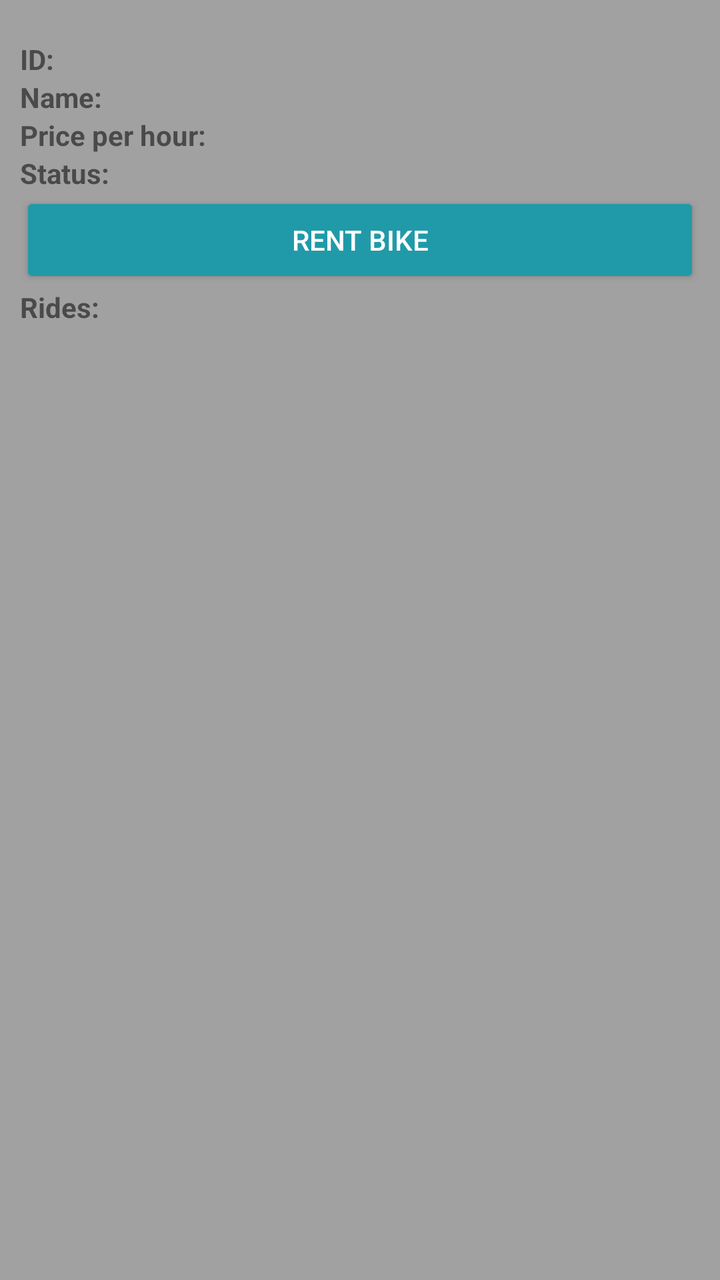
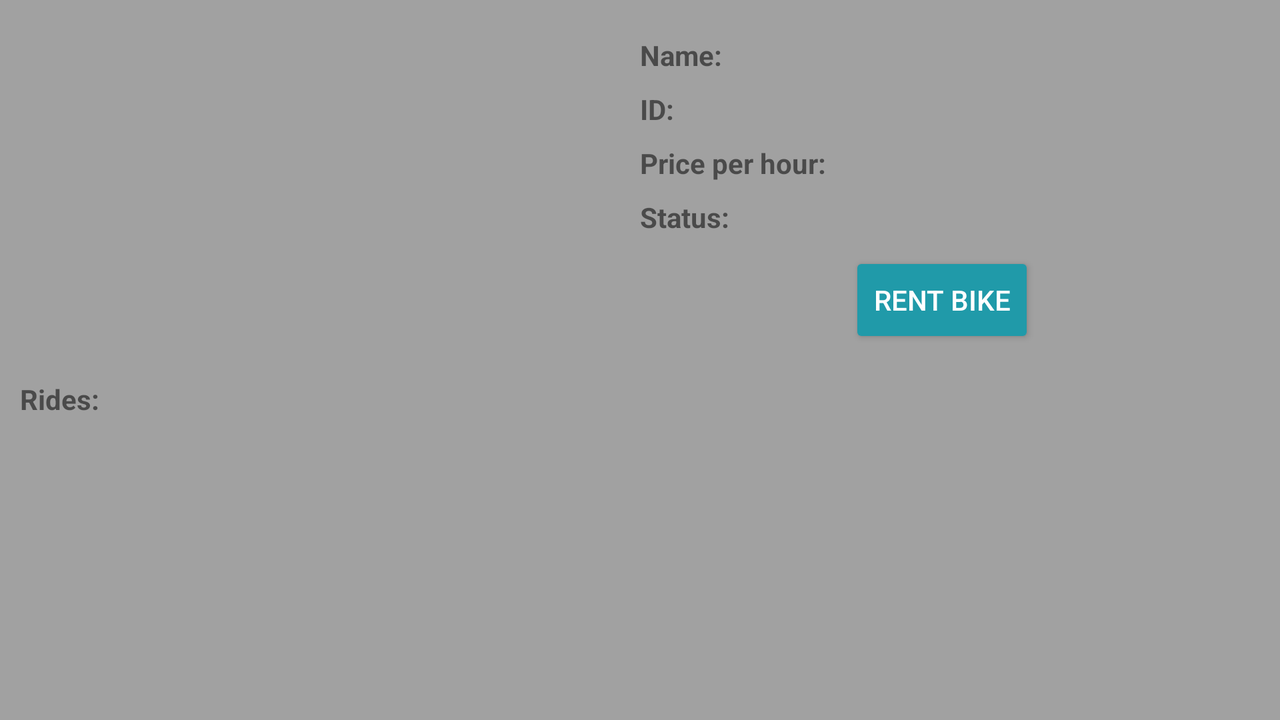

An Android layout and its configuration variant, each rendered on a device that would load it. The default file and the variant file are quoted in full after the pictures.
<!-- AndroidManifest.xml: application theme AppTheme -->
<!-- res/layout/fragment_check_bike.xml -->
<?xml version="1.0" encoding="utf-8"?>

<ScrollView xmlns:android="http://schemas.android.com/apk/res/android"
    android:layout_width="match_parent"
    android:layout_height="match_parent">

    <LinearLayout
        android:layout_width="match_parent"
        android:layout_height="wrap_content"
        android:gravity="center"
        android:orientation="vertical"
        android:padding="10dp">

        <ImageView
            android:id="@+id/imageView_bike_image"
            android:layout_width="match_parent"
            android:layout_height="wrap_content"
            android:adjustViewBounds="true"
            android:contentDescription="image of bike" />

        <Space
            android:layout_width="match_parent"
            android:layout_height="10dp" />

        <LinearLayout
            android:layout_width="match_parent"
            android:layout_height="match_parent"
            android:orientation="horizontal">

            <TextView
                android:layout_width="0dp"
                android:layout_height="wrap_content"
                android:layout_weight="1"
                android:text="@string/id"
                android:textStyle="bold" />

            <TextView
                android:id="@+id/textview_bike_id"
                android:layout_width="match_parent"
                android:layout_height="wrap_content" />
        </LinearLayout>

        <LinearLayout
            android:layout_width="match_parent"
            android:layout_height="match_parent"
            android:orientation="horizontal">

            <TextView
                android:id="@+id/textView2"
                android:layout_width="0dp"
                android:layout_height="wrap_content"
                android:layout_weight="1"
                android:text="@string/name"
                android:textStyle="bold" />

            <TextView
                android:id="@+id/textview_bike_name"
                android:layout_width="match_parent"
                android:layout_height="wrap_content" />
        </LinearLayout>

        <LinearLayout
            android:layout_width="match_parent"
            android:layout_height="match_parent"
            android:orientation="horizontal">

            <TextView
                android:id="@+id/textView3"
                android:layout_width="0dp"
                android:layout_height="wrap_content"
                android:layout_weight="1"
                android:text="@string/price_per_hour"
                android:textStyle="bold" />

            <TextView
                android:id="@+id/textview_price"
                android:layout_width="match_parent"
                android:layout_height="wrap_content" />
        </LinearLayout>

        <LinearLayout
            android:layout_width="match_parent"
            android:layout_height="match_parent"
            android:orientation="horizontal">

            <TextView
                android:id="@+id/textView4"
                android:layout_width="0dp"
                android:layout_height="wrap_content"
                android:layout_weight="1"
                android:text="@string/status"
                android:textStyle="bold" />

            <TextView
                android:id="@+id/textview_status"
                android:layout_width="match_parent"
                android:layout_height="wrap_content" />
        </LinearLayout>

        <LinearLayout
            android:layout_width="match_parent"
            android:layout_height="match_parent"
            android:orientation="horizontal">

            <Button
                android:id="@+id/button_start_ride"
                android:layout_width="0dp"
                android:layout_height="wrap_content"
                android:layout_weight="1"
                android:text="@string/rent_bike" />

        </LinearLayout>
        

        <TextView
            android:id="@+id/textViewRide"
            android:layout_width="match_parent"
            android:layout_height="wrap_content"
            android:text="@string/rides"
            android:textStyle="bold" />

        <android.support.v7.widget.RecyclerView
            android:id="@+id/bike_ride_recycler_view"
            android:layout_width="fill_parent"
            android:layout_height="wrap_content"
            android:textSize="12sp" />

    </LinearLayout>
</ScrollView>
<!-- resources referenced by this layout -->
<resources>
  <string name="id">ID:\u0020</string>
  <string name="name">Name:\u0020</string>
  <string name="price_per_hour">Price per hour:\u0020</string>
  <string name="rent_bike">Rent bike</string>
  <string name="rides">Rides:\u0020</string>
  <string name="status">Status:\u0020</string>
  <style name="AppTheme" parent="Theme.AppCompat.Light.DarkActionBar">
          
          parent="Theme.AppCompat.Light.DarkActionBar"&gt;
          <item name="colorPrimary">@color/colorPrimary</item>
          <item name="colorPrimaryDark">@color/colorPrimaryDark</item>
          <item name="android:windowBackground">@color/windowBackground</item>
          <item name="android:textColorPrimary">@color/textColorPrimary</item>
          <item name="colorAccent">@color/buttonColor</item>
          <item name="android:buttonStyle">@style/Widget.AppCompat.Button.Colored</item>
      </style>
  <color name="colorPrimary">#7C7C7C</color>
  <color name="colorPrimaryDark">#122225</color>
  <color name="windowBackground">#A1A1A1</color>
  <color name="textColorPrimary">#000000</color>
  <color name="buttonColor">#209AA9</color>
</resources>
<!-- res/layout-land/fragment_check_bike.xml (the repository's variant of the layout above) -->
<!-- drawn on the phone turned sideways -->
<?xml version="1.0" encoding="utf-8"?>
<ScrollView xmlns:android="http://schemas.android.com/apk/res/android"
    android:layout_width="match_parent"
    android:layout_height="match_parent">

    <LinearLayout
        android:layout_width="match_parent"
        android:layout_height="wrap_content"
        android:gravity="center"
        android:orientation="vertical"
        android:padding="10dp">

        <LinearLayout
            android:layout_width="match_parent"
            android:layout_height="match_parent"
            android:orientation="horizontal"
            android:padding="8dp"
            android:weightSum="2">

            <ImageView
                android:id="@+id/imageView_bike_image"
                android:layout_width="fill_parent"
                android:layout_height="match_parent"
                android:layout_weight="1"
                android:adjustViewBounds="true"
                android:contentDescription="image of bike"
                android:scaleType="fitCenter" />

            <LinearLayout
                android:layout_width="match_parent"
                android:layout_height="wrap_content"
                android:layout_gravity="center"
                android:layout_weight="1"
                android:gravity="center"
                android:orientation="vertical">


                <LinearLayout
                    android:layout_width="match_parent"
                    android:layout_height="match_parent"
                    android:orientation="horizontal"
                    android:paddingBottom="8dp">

                    <TextView
                        android:id="@+id/textView2"
                        android:layout_width="0dp"
                        android:layout_height="wrap_content"
                        android:layout_weight="1"
                        android:text="@string/name"
                        android:textStyle="bold" />

                    <TextView
                        android:id="@+id/textview_bike_name"
                        android:layout_width="match_parent"
                        android:layout_height="wrap_content" />
                </LinearLayout>

                <LinearLayout
                    android:layout_width="match_parent"
                    android:layout_height="match_parent"
                    android:orientation="horizontal"
                    android:paddingBottom="8dp">

                    <TextView
                        android:layout_width="0dp"
                        android:layout_height="wrap_content"
                        android:layout_weight="1"
                        android:text="@string/id"
                        android:textStyle="bold" />

                    <TextView
                        android:id="@+id/textview_bike_id"
                        android:layout_width="match_parent"
                        android:layout_height="wrap_content" />
                </LinearLayout>

                <LinearLayout
                    android:layout_width="match_parent"
                    android:layout_height="match_parent"
                    android:orientation="horizontal"
                    android:paddingBottom="8dp">

                    <TextView
                        android:id="@+id/textView3"
                        android:layout_width="0dp"
                        android:layout_height="wrap_content"
                        android:layout_weight="1"
                        android:text="@string/price_per_hour"
                        android:textStyle="bold" />

                    <TextView
                        android:id="@+id/textview_price"
                        android:layout_width="match_parent"
                        android:layout_height="wrap_content" />
                </LinearLayout>

                <LinearLayout
                    android:layout_width="match_parent"
                    android:layout_height="match_parent"
                    android:orientation="horizontal"
                    android:paddingBottom="8dp">

                    <TextView
                        android:id="@+id/textView4"
                        android:layout_width="0dp"
                        android:layout_height="wrap_content"
                        android:layout_weight="1"
                        android:text="@string/status"
                        android:textStyle="bold" />

                    <TextView
                        android:id="@+id/textview_status"
                        android:layout_width="match_parent"
                        android:layout_height="wrap_content" />
                </LinearLayout>

                <LinearLayout
                    android:layout_width="wrap_content"
                    android:layout_height="match_parent"
                    android:orientation="horizontal"
                    android:paddingBottom="8dp">

                    <Button
                        android:id="@+id/button_start_ride"
                        android:layout_width="0dp"
                        android:layout_height="wrap_content"
                        android:layout_weight="1"
                        android:text="@string/rent_bike" />

                </LinearLayout>
            </LinearLayout>

        </LinearLayout>

        

        <TextView
            android:id="@+id/textViewRide"
            android:layout_width="match_parent"
            android:layout_height="wrap_content"
            android:text="@string/rides"
            android:textStyle="bold" />

        <android.support.v7.widget.RecyclerView
            android:id="@+id/bike_ride_recycler_view"
            android:layout_width="fill_parent"
            android:layout_height="wrap_content"
            android:textSize="12sp" />

    </LinearLayout>
</ScrollView>
